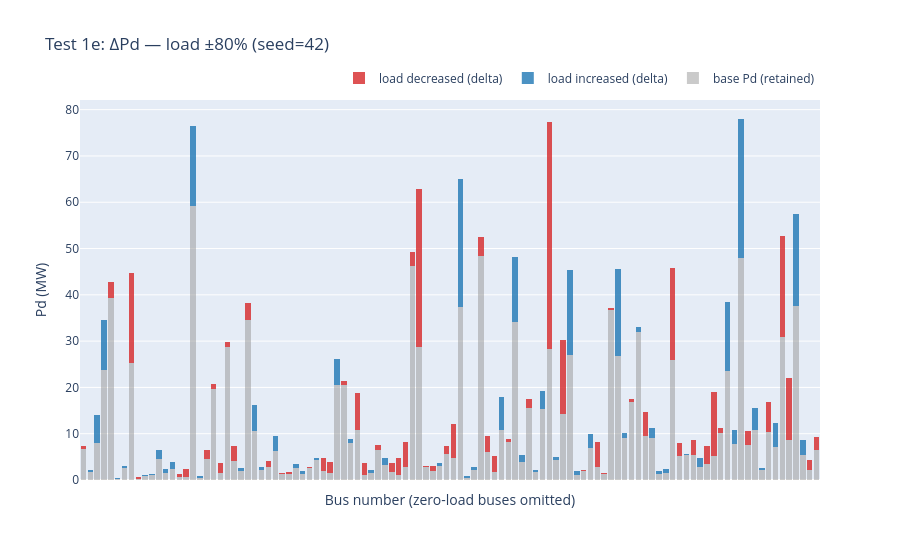

Notebook source saved alongside this figure:
### Code cell
# Test 1e: load ±80% (seed=42)
IL_LOAD80_IN = M_CASES_DIR / "case_ACTIVSg200_load80pct.m"
IL_LOAD80_OUT = M_CASES_DIR / "case_ACTIVSg200_load80pct_solved.m"

fig_1e = plot_load_comparison(
    ILLINOIS_M, IL_LOAD80_IN, title="Test 1e: ΔPd — load ±80% (seed=42)"
)
_ = fig_1e.show()

load80_df, load80_stderr, load80_rc = run_solve_pf_out(IL_LOAD80_IN, IL_LOAD80_OUT)
pf_summary("Test 1e: load ±80%", load80_df, load80_rc, load80_stderr)
if load80_rc == 0:
    diff_vs_base("load ±80%", load80_df, il_df)

### Figure 1 — Plotly figure (JSON) as saved in the notebook; plotly's stock layout.template omitted (floating-point values rounded to 4 significant figures; data arrays with more than 128 entries replaced by an {"elided": "..."} marker saying what was removed)
{"data": [{"customdata": {"elided": "108x3 float values"}, "hovertemplate": "bus %{x}<br>base = %{customdata[0]:.2f} MW<br>pert = %{customdata[1]:.2f} MW<br>delta = %{customdata[2]:+.2f} MW<extra></extra>", "marker": {"color": "rgba(150,150,150,0.50)", "line": {"width": 0}}, "name": "base Pd (retained)", "type": "bar", "x": ["bus 2", "bus 4", "bus 6", "bus 8", "bus 10", "bus 12", "bus 13", "bus 16", "bus 18", "bus 19", "bus 20", "bus 21", "bus 23", "bus 24", "bus 26", "bus 28", "bus 30", "bus 32", "bus 33", "bus 35", "bus 37", "bus 38", "bus 39", "bus 40", "bus 41", "bus 42", "bus 43", "bus 44", "bus 46", "bus 47", "bus 48", "bus 54", "bus 56", "bus 57", "bus 58", "bus 59", "bus 60", "bus 61", "bus 62", "bus 63", "bus 74", "bus 75", "bus 80", "bus 82", "bus 83", "bus 84", "bus 85", "bus 86", "bus 88", "bus 89", "bus 93", "bus 95", "bus 96", "bus 97", "bus 99", "bus 100", "bus 101", "bus 106", "bus 107", "bus 108", "bus 109", "bus 110", "bus 111", "bus 117", "bus 118", "bus 119", "bus 120", "bus 122", "bus 129", "bus 130", "bus 131", "bus 132", "bus 137", "bus 138", "bus 139", "bus 140", "bus 141", "bus 142", "bus 143", "bus 144", "bus 145", "bus 148", "bus 157", "bus 158", "bus 159", "bus 162", "bus 163", "bus 171", "bus 172", "bus 173", "bus 174", "bus 175", "bus 176", "bus 177", "bus 179", "bus 180", "bus 181", "bus 184", "bus 185", "bus 186", "bus 190", "bus 191", "bus 192", "bus 193", "bus 194", "bus 198", "bus 199", "bus 200"], "y": [6.667, 1.7, 7.95, 23.74, 39.29, 0.3, 2.52, 25.23, 0.2145, 0.77, 1.13, 4.61, 1.41, 2.4, 0.6904, 0.6293, 59.09, 0.51, 4.645, 19.75, 1.456, 28.65, 4.172, 2.04, 34.48, 10.62, 2.09, 2.904, 6.34, 1.263, 1.204, 2.66, 1.31, 2.635, 4.23, 2.004, 1.456, 20.55, 20.42, 7.98, 10.77, 1.056, 1.48, 6.462, 3.14, 1.752, 1.142, 2.839, 46.33, 28.79, 2.796, 2.047, 2.96, 5.709, 4.732, 37.39, 0.52, 2.06, 48.3, 5.987, 1.828, 10.86, 8.196, 34.08, 3.94, 15.64, 1.8, 15.44, 28.23, 4.4, 14.31, 26.96, 1.16, 2.031, 6.84, 2.729, 1.39, 36.71, 26.78, 9.05, 16.8, 32.02, 9.594, 8.97, 1.39, 1.45, 26.03, 5.284, 5.38, 5.309, 2.77, 3.387, 5.168, 10.12, 23.61, 7.74, 47.98, 7.542, 10.79, 2.1, 10.41, 7.23, 30.88, 8.717, 37.57, 5.37, 2.191, 6.505]}, {"customdata": {"elided": "108x2 float values"}, "hovertemplate": "bus %{x}<br>delta = +%{customdata[1]:.2f} MW<br>base = %{customdata[0]:.2f} MW<extra></extra>", "marker": {"color": "rgba(31,119,180,0.80)", "line": {"width": 0}}, "name": "load increased (delta)", "type": "bar", "x": ["bus 2", "bus 4", "bus 6", "bus 8", "bus 10", "bus 12", "bus 13", "bus 16", "bus 18", "bus 19", "bus 20", "bus 21", "bus 23", "bus 24", "bus 26", "bus 28", "bus 30", "bus 32", "bus 33", "bus 35", "bus 37", "bus 38", "bus 39", "bus 40", "bus 41", "bus 42", "bus 43", "bus 44", "bus 46", "bus 47", "bus 48", "bus 54", "bus 56", "bus 57", "bus 58", "bus 59", "bus 60", "bus 61", "bus 62", "bus 63", "bus 74", "bus 75", "bus 80", "bus 82", "bus 83", "bus 84", "bus 85", "bus 86", "bus 88", "bus 89", "bus 93", "bus 95", "bus 96", "bus 97", "bus 99", "bus 100", "bus 101", "bus 106", "bus 107", "bus 108", "bus 109", "bus 110", "bus 111", "bus 117", "bus 118", "bus 119", "bus 120", "bus 122", "bus 129", "bus 130", "bus 131", "bus 132", "bus 137", "bus 138", "bus 139", "bus 140", "bus 141", "bus 142", "bus 143", "bus 144", "bus 145", "bus 148", "bus 157", "bus 158", "bus 159", "bus 162", "bus 163", "bus 171", "bus 172", "bus 173", "bus 174", "bus 175", "bus 176", "bus 177", "bus 179", "bus 180", "bus 181", "bus 184", "bus 185", "bus 186", "bus 190", "bus 191", "bus 192", "bus 193", "bus 194", "bus 198", "bus 199", "bus 200"], "y": [0.0, 0.5368, 6.05, 10.87, 0.0, 0.2048, 0.5801, 0.0, 0.0, 0.4036, 0.238, 1.904, 1.062, 1.51, 0.0, 0.0, 17.31, 0.3815, 0.0, 0.0, 0.0, 0.0, 0.0, 0.5543, 0.0, 5.653, 0.6697, 0.0, 3.092, 0.0, 0.0, 0.7016, 0.5884, 0.0, 0.4652, 0.0, 0.0, 5.537, 0.0, 0.8329, 0.0, 0.0, 0.6723, 0.0, 1.578, 0.0, 0.0, 0.0, 0.0, 0.0, 0.0, 0.0, 0.617, 0.0, 0.0, 27.63, 0.3399, 0.7149, 0.0, 0.0, 0.0, 6.996, 0.0, 14.1, 1.383, 0.0, 0.3666, 3.702, 0.0, 0.617, 0.0, 18.34, 0.8511, 0.0, 3.094, 0.0, 0.0, 0.0, 18.76, 1.039, 0.0, 1.059, 0.0, 2.288, 0.5048, 0.9651, 0.0, 0.0, 0.1296, 0.0, 1.933, 0.0, 0.0, 0.0, 14.8, 3.079, 30.0, 0.0, 4.696, 0.5432, 0.0, 5.053, 0.0, 0.0, 19.9, 3.218, 0.0, 0.0]}, {"customdata": {"elided": "108x2 float values"}, "hovertemplate": "bus %{x}<br>delta = %{customdata[1]:.2f} MW<br>base = %{customdata[0]:.2f} MW<extra></extra>", "marker": {"color": "rgba(214,39,40,0.80)", "line": {"width": 0}}, "name": "load decreased (delta)", "type": "bar", "x": ["bus 2", "bus 4", "bus 6", "bus 8", "bus 10", "bus 12", "bus 13", "bus 16", "bus 18", "bus 19", "bus 20", "bus 21", "bus 23", "bus 24", "bus 26", "bus 28", "bus 30", "bus 32", "bus 33", "bus 35", "bus 37", "bus 38", "bus 39", "bus 40", "bus 41", "bus 42", "bus 43", "bus 44", "bus 46", "bus 47", "bus 48", "bus 54", "bus 56", "bus 57", "bus 58", "bus 59", "bus 60", "bus 61", "bus 62", "bus 63", "bus 74", "bus 75", "bus 80", "bus 82", "bus 83", "bus 84", "bus 85", "bus 86", "bus 88", "bus 89", "bus 93", "bus 95", "bus 96", "bus 97", "bus 99", "bus 100", "bus 101", "bus 106", "bus 107", "bus 108", "bus 109", "bus 110", "bus 111", "bus 117", "bus 118", "bus 119", "bus 120", "bus 122", "bus 129", "bus 130", "bus 131", "bus 132", "bus 137", "bus 138", "bus 139", "bus 140", "bus 141", "bus 142", "bus 143", "bus 144", "bus 145", "bus 148", "bus 157", "bus 158", "bus 159", "bus 162", "bus 163", "bus 171", "bus 172", "bus 173", "bus 174", "bus 175", "bus 176", "bus 177", "bus 179", "bus 180", "bus 181", "bus 184", "bus 185", "bus 186", "bus 190", "bus 191", "bus 192", "bus 193", "bus 194", "bus 198", "bus 199", "bus 200"], "y": [0.7227, 0.0, 0.0, 0.0, 3.388, 0.0, 0.0, 19.53, 0.4955, 0.0, 0.0, 0.0, 0.0, 0.0, 0.6596, 1.701, 0.0, 0.0, 1.795, 1.011, 2.114, 1.159, 3.238, 0.0, 3.855, 0.0, 0.0, 1.246, 0.0, 0.2773, 0.6164, 0.0, 0.0, 0.1854, 0.0, 2.726, 2.344, 0.0, 0.9901, 0.0, 7.986, 2.544, 0.0, 1.138, 0.0, 1.998, 3.688, 5.411, 3.01, 34.06, 0.2636, 0.9527, 0.0, 1.621, 7.438, 0.0, 0.0, 0.0, 4.258, 3.433, 3.332, 0.0, 0.6241, 0.0, 0.0, 1.907, 0.0, 0.0, 49.01, 0.0, 15.94, 0.0, 0.0, 0.05918, 0.0, 5.481, 0.03031, 0.554, 0.0, 0.0, 0.744, 0.0, 5.166, 0.0, 0.0, 0.0, 19.77, 2.656, 0.0, 3.401, 0.0, 3.923, 13.84, 1.172, 0.0, 0.0, 0.0, 3.148, 0.0, 0.0, 6.381, 0.0, 21.86, 13.27, 0.0, 0.0, 2.069, 2.835]}], "layout": {"barmode": "stack", "legend": {"orientation": "h", "x": 1, "xanchor": "right", "y": 1.02, "yanchor": "bottom"}, "title": {"text": "Test 1e: ΔPd — load ±80% (seed=42)"}, "xaxis": {"showticklabels": false, "title": {"text": "Bus number (zero-load buses omitted)"}}, "yaxis": {"title": {"text": "Pd (MW)"}}}}
